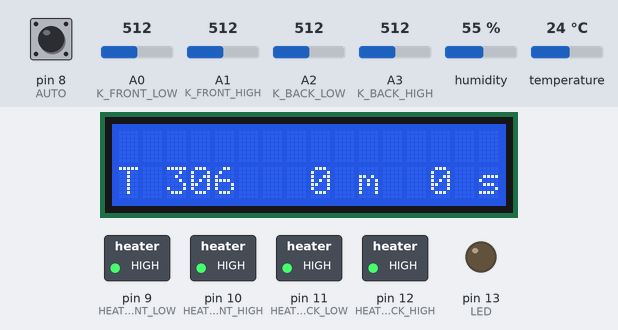
Bench run of a sketch on a simulated Arduino Nano, built with avr-gcc and run on an emulated ATmega328P. On the bench: 16×2 character LCD, switched loads named in the sketch (green lamp = pin HIGH), output pins drawn as LEDs (lit = HIGH). The test bench sets the inputs (shaded band); at power-on: pin 8 (AUTO) HIGH, temperature 24 °C, A0 (K_FRONT_LOW) = 512, A1 (K_FRONT_HIGH) = 512, A2 (K_BACK_LOW) = 512, A3 (K_BACK_HIGH) = 512, humidity 55 %.

Above: at 1.5 s.
1.6 s: pin 8 (AUTO) pulled LOW for 1 s
At 3.3 s:
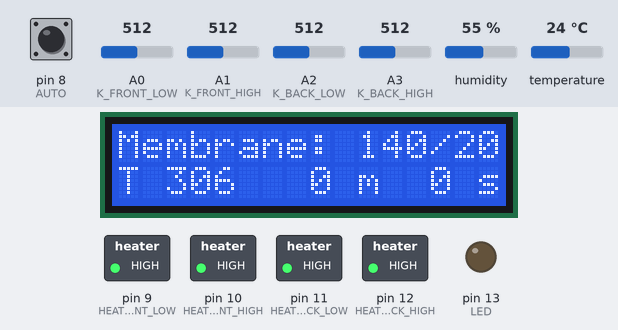
6.8 s: temperature set to 12 °C
At 9.2 s:
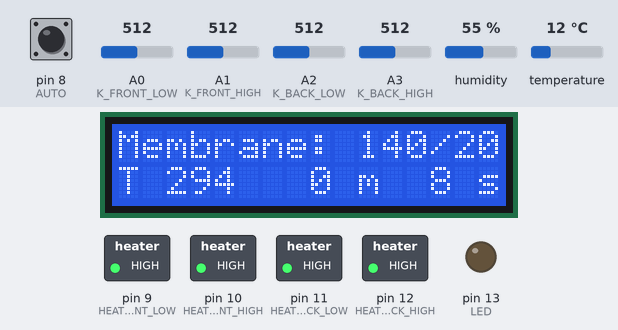
10.3 s: A0 (K_FRONT_LOW) set to 716
At 11.3 s:
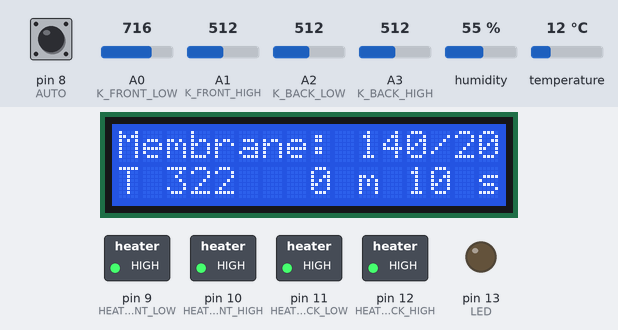
12.1 s: A1 (K_FRONT_HIGH) set to 716
At 13.6 s:
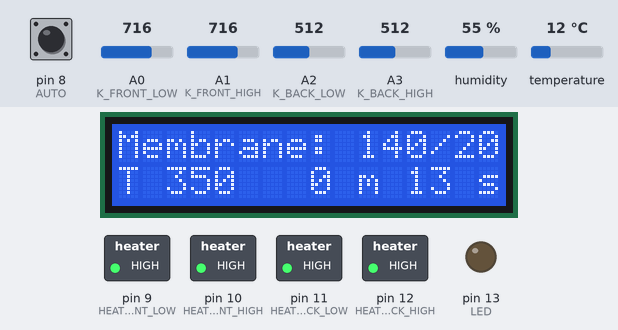
13.8 s: A2 (K_BACK_LOW) set to 716
At 14.7 s:
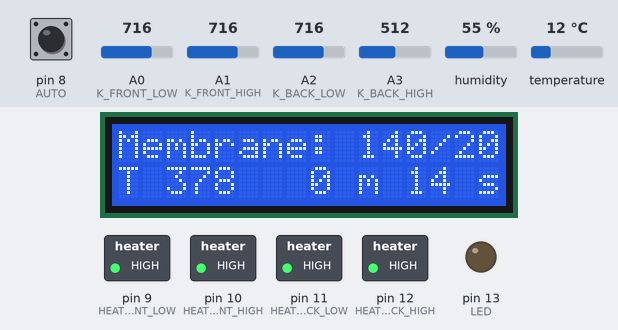
15.6 s: A3 (K_BACK_HIGH) set to 716
At 16.3 s:
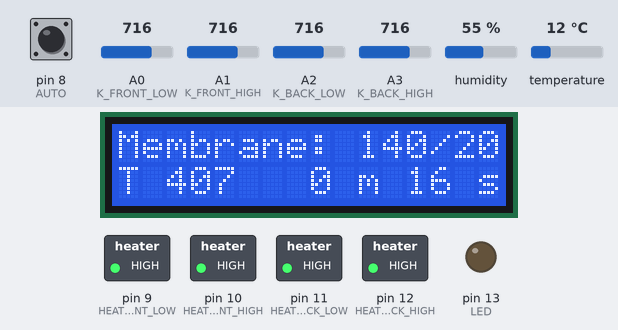
Timing chart, 0 to 18.3 s (numbered marks = the images above; inputs shaded):
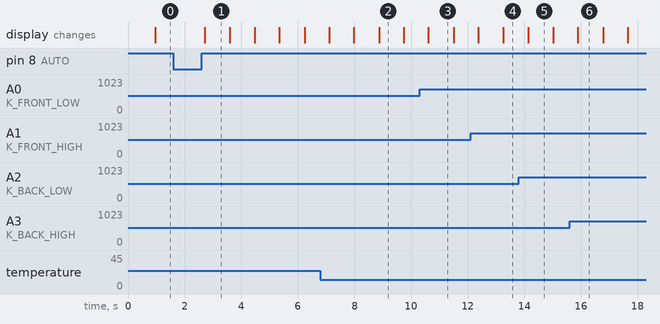

The sketch:

PIDOven.ino
```cpp
/*

** NOTE: Tested on Arduino Nano (nanoatmega328) whose I2C pins are A4==SDA, A5==SCL

*/
#include <Wire.h>
#include <DHT.h>
#include <DHT_U.h>
//#include <LCD.h>
#include <LiquidCrystal_I2C.h>

#define I2C_ADDR    0x3F // Address found with I2C Scanner
#define BACKLIGHT_PIN     3
#define En_pin  2
#define Rw_pin  1
#define Rs_pin  0
#define D4_pin  4
#define D5_pin  5
#define D6_pin  6
#define D7_pin  7

#define SECOND_LINE 0,1
#define CLEAR "                "
int n = 1;

LiquidCrystal_I2C	lcd(I2C_ADDR, 16, 2);

#define DHT_PIN 2
#define DHTTYPE DHT11
DHT dht(DHT_PIN, DHTTYPE);

#define START 3
#define ON_OFF 3
#define SELECT 4
#define RIGHT 5
#define LEFT 6
#define MENU 7
#define AUTO 8
#define LED 13

#define HEATER_FRONT_LOW 9
#define HEATER_FRONT_HIGH 10
#define HEATER_BACK_LOW 11
#define HEATER_BACK_HIGH 12

#define K_FRONT_LOW 0
#define K_FRONT_HIGH 1
#define K_BACK_LOW 2
#define K_BACK_HIGH 3

// Membrane states
enum buttonIsStates
{
  IsPressed,
  IsReleased
};
enum buttonWasStates
{
  WasPressed,
  WasReleased
};
enum heaterStates
{
  HeaterOn,
  HeaterOff
};

buttonIsStates autoButtonIs = IsReleased;
bool autoButton = false;

buttonIsStates menuButtonIs = IsReleased;
buttonIsStates leftButtonIs = IsReleased;
buttonIsStates rightButtonIs = IsReleased;
buttonIsStates selectButtonIs = IsReleased;
buttonIsStates onOffButtonIs = IsReleased;

heaterStates frontHigh = HeaterOff;
heaterStates backLow = HeaterOff;
heaterStates backHigh = HeaterOff;

int time1s = 0;
int membraneBakeTimer = 0;
#define ONE_SECOND 830
#define MEMBRANE_BAKE_TIME 60 * 20
#define MEMBRANE_BAKE_TEMPERATURE 140
#define BAKE_STOP 0
#define BAKE_START 1

// K amplifiers 215,3. 41 uV/K gives then 8,83 mV/K.
// 5 V / 1024 equals 4,88 mV/bit
// so it should be 1,81 bit/K or 9 bits = 5 K
#define K2C 1.81


void setup()
{
  lcd.begin(16, 2);
  Serial.begin(9600);

  lcd.setBacklightPin(BACKLIGHT_PIN, POSITIVE);
  lcd.setBacklight(HIGH);
  lcd.home();

  dht.begin();

  // Heater relays
  digitalWrite(HEATER_FRONT_LOW, HIGH);
  digitalWrite(HEATER_FRONT_HIGH, HIGH);
  digitalWrite(HEATER_BACK_LOW, HIGH);
  digitalWrite(HEATER_BACK_HIGH, HIGH);

  pinMode(HEATER_FRONT_LOW, OUTPUT);
  pinMode(HEATER_FRONT_HIGH, OUTPUT);
  pinMode(HEATER_BACK_LOW, OUTPUT);
  pinMode(HEATER_BACK_HIGH, OUTPUT);

  // Keyboard
  pinMode(LED, OUTPUT);
  pinMode(START, INPUT_PULLUP);
  pinMode(SELECT, INPUT_PULLUP);
  pinMode(RIGHT, INPUT_PULLUP);
  pinMode(LEFT, INPUT_PULLUP);
  pinMode(MENU, INPUT_PULLUP);
  pinMode(AUTO, INPUT_PULLUP);


  // K Thermocouplers

}

void loop()
{
  int ovenTemperature;

  delay(ONE_SECOND);
  time1s++;

  ovenTemperature = getOvenTemperature();

  if (checkAutoButton(true))
  {
    lcd.home();
    lcd.printf("Membrane: %3d/%2d", MEMBRANE_BAKE_TEMPERATURE, MEMBRANE_BAKE_TIME / 60);
    if (ovenTemperature > MEMBRANE_BAKE_TEMPERATURE)
    {
      setHeaterFrontLowOff();
      setHeaterBackLowOff();
      if (BAKE_STOP == membraneBakeTimer)
      {
        membraneBakeTimer = BAKE_START;
      }
    }
    if (ovenTemperature < (MEMBRANE_BAKE_TEMPERATURE - 16))
    {
      setHeaterFrontLowOn();
      setHeaterBackLowOn();
    }
  }
  else
  {
    setHeaterFrontLowOff();
    setHeaterBackLowOff();
    membraneBakeTimer = BAKE_STOP;
    lcd.home();
    lcd.printf(CLEAR);
  }

  if (membraneBakeTimer)
  {
    membraneBakeTimer++;
    if (MEMBRANE_BAKE_TIME <= membraneBakeTimer)
    {
      setHeaterFrontLowOff();
      setHeaterBackLowOff();
      membraneBakeTimer = BAKE_STOP;
      lcd.home();
      lcd.printf("Membrane: done  ");
      checkAutoButton(false); // Ready to start a new cycle
    }
  }
}

bool checkAutoButton(bool status)
{
  if (false == status)
  {
    autoButtonIs = IsReleased;
    autoButton = false;
  }
  if (LOW == digitalRead(AUTO))
  {
    if (IsReleased == autoButtonIs)
    {
      autoButtonIs = IsPressed;
    }
  }
  else
  {
    if (IsPressed == autoButtonIs)
    {
      autoButtonIs = IsReleased;
      if (false == autoButton)
      {
        autoButton = true;
      }
      else
      {
        autoButton = false;
      }
    }
  }
  return autoButton;
}

void setHeaterFrontLowOn(void)
{
  digitalWrite(HEATER_FRONT_LOW, LOW);
}
void setHeaterFrontLowOff(void)
{
  digitalWrite(HEATER_FRONT_LOW, HIGH);
}

void setHeaterFrontHighOn(void)
{
  digitalWrite(HEATER_FRONT_HIGH, LOW);
}
void setHeaterFrontHighOff(void)
{
  digitalWrite(HEATER_FRONT_HIGH, HIGH);
}

void setHeaterBackLowOn(void)
{
  digitalWrite(HEATER_BACK_LOW, LOW);
}
void setHeaterBackLowOff(void)
{
  digitalWrite(HEATER_BACK_LOW, HIGH);
}

void setHeaterBackHighOn(void)
{
  digitalWrite(HEATER_BACK_HIGH, LOW);
}

void setHeaterBackHighOff(void)
{
  digitalWrite(HEATER_BACK_HIGH, HIGH);
}

int getOvenTemperature(void)
{
  int counts = 0;
  int maxCounts = 8;
  int kBackLow = 0;
  int kBackHigh = 0;
  int kFrontLow = 0;
  int kFrontHigh = 0;
  int dhtRoom;
  int ovenAll = 0;

  dhtRoom = (int)(dht.readTemperature());

  for (counts = 1; counts <= maxCounts; counts++)
  {
    kBackLow += (int)(analogRead(K_BACK_LOW) / K2C + dhtRoom);
    kBackHigh += (int)(analogRead(K_BACK_HIGH) / K2C + dhtRoom);
    kFrontLow += (int)(analogRead(K_FRONT_LOW) / K2C + dhtRoom);
    kFrontHigh += (int)(analogRead(K_FRONT_HIGH) / K2C + dhtRoom);
  }

  kBackLow /= maxCounts;
  kBackHigh /= maxCounts;
  kFrontLow /= maxCounts;
  kFrontHigh /= maxCounts;

  ovenAll = (kBackLow + kBackHigh + kFrontLow + kFrontHigh) / 4;

  lcd.home();
  lcd.setCursor(SECOND_LINE);
  lcd.printf("T %3d  %2d m %2d s", ovenAll, membraneBakeTimer/60, membraneBakeTimer % 60);
  return ovenAll;
}
```

Measured:
- after the input at 1.6 s, the display: changes after 1.1 s (image 1)
- what the display in image 1 shows lasts 0.9 s, from 2.7 s to 3.6 s
